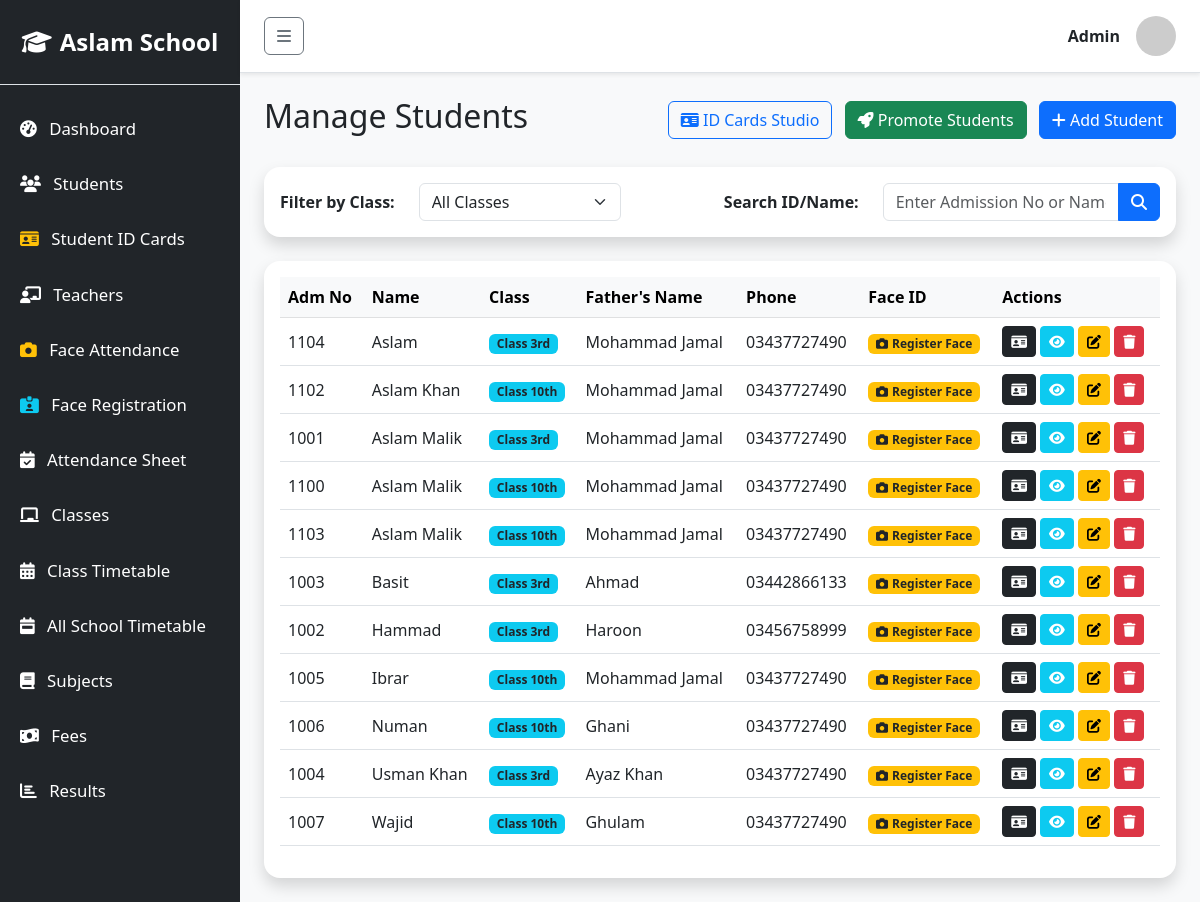
/school/students/manage.php, run on the app's committed database.
### tables this page shows
CREATE TABLE `students` (
  `id` int(11) NOT NULL,
  `admission_no` varchar(20) NOT NULL,
  `name` varchar(100) NOT NULL,
  `father_name` varchar(100) NOT NULL,
  `dob` date NOT NULL,
  `gender` varchar(10) NOT NULL,
  `blood_group` varchar(10) DEFAULT 'O+',
  `class_id` int(11) NOT NULL,
  `phone` varchar(20) NOT NULL,
  `address` text NOT NULL,
  `admission_date` date NOT NULL,
  `monthly_fee` decimal(10,2) NOT NULL DEFAULT 0.00,
  `previous_dues` decimal(10,2) NOT NULL DEFAULT 0.00,
  `photo` varchar(255) DEFAULT NULL
);

CREATE TABLE `classes` (
  `id` int(11) NOT NULL,
  `name` varchar(50) NOT NULL
);

### school/students/manage.php (the view, shortened to what this page needs)
<?php
require_once '../includes/db.php';
require_once '../includes/header.php';
?>
<?php
$filter_class = isset($_GET['class_id']) ? (int)$_GET['class_id'] : 0;
?>
<div class="d-flex justify-content-between align-items-center mb-4">
    <h2>Manage Students</h2>
    <div>
        <a href="id_card.php<?= $filter_class > 0 ? '?mode=batch&class_id=' . $filter_class : '' ?>" class="btn btn-outline-primary me-2"><i class="fa-solid fa-id-card"></i> <?= $filter_class > 0 ? 'Print Class ID Cards' : 'ID Cards Studio' ?></a>
        <a href="promote.php" class="btn btn-success me-2"><i class="fa-solid fa-rocket"></i> Promote Students</a>
        <a href="add.php" class="btn btn-primary"><i class="fa-solid fa-plus"></i> Add Student</a>
    </div>
</div>
<div class="card shadow border-0 rounded-4 mb-4">
    <div class="card-body py-3">
        <form method="GET" class="row align-items-center">
            <div class="col-auto">
                <label class="col-form-label fw-bold">Filter by Class:</label>
            </div>
            <div class="col-md-3">
                <select name="class_id" class="form-select" onchange="this.form.submit()">
                    <option value="0">All Classes</option>
                </select>
            </div>
            <div class="col-auto ms-auto">
                <label class="col-form-label fw-bold">Search ID/Name:</label>
            </div>
            <div class="col-md-4">
                <div class="input-group">
                    <input type="text" name="search" class="form-control" placeholder="Enter Admission No or Name..." value="<?= htmlspecialchars(isset($_GET['search']) ? $_GET['search'] : '') ?>">
                    <button class="btn btn-primary" type="submit"><i class="fa-solid fa-search"></i></button>
                </div>
            </div>
        </form>
    </div>
</div>
<div class="card shadow border-0 rounded-4">
    <div class="card-body">
        <div class="table-responsive">
            <table class="table table-hover align-middle">
                <thead class="table-light">
                    <tr>
                        <th>Adm No</th>
                        <th>Name</th>
                        <th>Class</th>
                        <th>Father's Name</th>
                        <th>Phone</th>
                        <th>Face ID</th>
                        <th>Actions</th>
                    </tr>
                </thead>
                <tbody>
                    <?php
                    $where = "WHERE 1=1";
                    $result = $conn->query("SELECT s.*, c.name as class_name, sf.id as face_id
                                            FROM students s
                                            JOIN classes c ON s.class_id = c.id
                                            LEFT JOIN student_faces sf ON s.id = sf.student_id
                                            $where ORDER BY s.name ASC");
                    if($result->num_rows > 0):
                        while($row = $result->fetch_assoc()):
                    ?>
                    <tr>
                        <td><?= $row['admission_no'] ?></td>
                        <td><?= $row['name'] ?></td>
                        <td><span class="badge bg-info text-dark"><?= $row['class_name'] ?></span></td>
                        <td><?= $row['father_name'] ?></td>
                        <td><?= $row['phone'] ?></td>
                        <td>
                            <?php if ($row['face_id']): ?>
                                <a href="/school/attendance/face_register.php?student_id=<?= $row['id'] ?>" class="badge bg-success text-decoration-none" title="Click to view/verify face profile">
                                    <i class="fa-solid fa-circle-check me-1"></i>Enrolled
                                </a>
                            <?php else: ?>
                                <a href="/school/attendance/face_register.php?student_id=<?= $row['id'] ?>" class="badge bg-warning text-dark text-decoration-none" title="Click to register face">
                                    <i class="fa-solid fa-camera me-1"></i>Register Face
                                </a>
                            <?php endif; ?>
                        </td>
                        <td>
                            <a href="id_card.php?id=<?= $row['id'] ?>" class="btn btn-sm btn-dark text-white" title="Generate ID Card"><i class="fa-solid fa-id-card"></i></a>
                            <a href="view.php?id=<?= $row['id'] ?>" class="btn btn-sm btn-info text-white" title="View Profile"><i class="fa-solid fa-eye"></i></a>
                            <a href="edit.php?id=<?= $row['id'] ?>" class="btn btn-sm btn-warning" title="Edit Student"><i class="fa-solid fa-edit"></i></a>
                            <a href="manage.php?delete=<?= $row['id'] ?>" class="btn btn-sm btn-danger" title="Delete Student" onclick="return confirm('Are you sure you want to delete this student?')"><i class="fa-solid fa-trash"></i></a>
                        </td>
                    </tr>
                    <?php endwhile; else: ?>
                    <tr><td colspan="7" class="text-center">No students found</td></tr>
                    <?php endif; ?>
                </tbody>
            </table>
        </div>
    </div>
</div>
<?php require_once '../includes/footer.php'; ?>

### data on the page
students: admission_no "1104", name "Aslam", class.name "Class 3rd", father_name "Mohammad Jamal", phone "03437727490"
students: admission_no "1102", name "Aslam Khan", class.name "Class 10th", father_name "Mohammad Jamal", phone "03437727490"
students: admission_no "1001", name "Aslam Malik", class.name "Class 3rd", father_name "Mohammad Jamal", phone "03437727490"
students: admission_no "1100", name "Aslam Malik", class.name "Class 10th", father_name "Mohammad Jamal", phone "03437727490"
students: admission_no "1103", name "Aslam Malik", class.name "Class 10th", father_name "Mohammad Jamal", phone "03437727490"
students: admission_no "1003", name "Basit", class.name "Class 3rd", father_name "Ahmad", phone "03442866133"
students: admission_no "1002", name "Hammad", class.name "Class 3rd", father_name "Haroon", phone "03456758999"
students: admission_no "1005", name "Ibrar", class.name "Class 10th", father_name "Mohammad Jamal", phone "03437727490"
students: admission_no "1006", name "Numan", class.name "Class 10th", father_name "Ghani", phone "03437727490"
students: admission_no "1004", name "Usman Khan", class.name "Class 3rd", father_name "Ayaz Khan", phone "03437727490"
students: admission_no "1007", name "Wajid", class.name "Class 10th", father_name "Ghulam", phone "03437727490"

### other printed values
$_SESSION['user_name'] "Admin"
